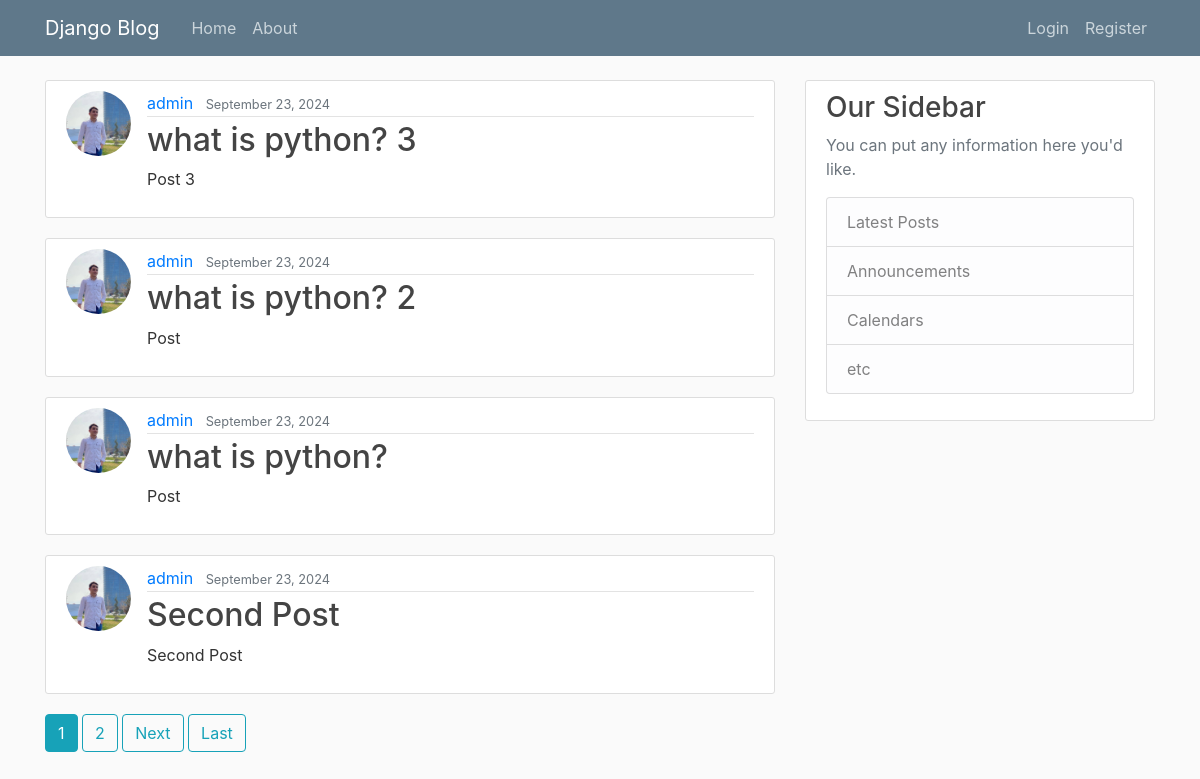
The page / on the database its author committed.
### blog/models.py (models this page shows, shortened)
class Post(models.Model):
    title = models.CharField(max_length=100)
    content = models.TextField()
    date_posted = models.DateTimeField(default=timezone.now)
    author = models.ForeignKey(User, on_delete=models.CASCADE)

### users/models.py (models this page shows, shortened)
class Profile(models.Model):
    user = models.OneToOneField(User, on_delete=models.CASCADE)
    image = models.ImageField(default='default.jpg', upload_to='profile_pics')

### blog/views.py (the view)
# urls.py: path('', PostListView.as_view(), name='blog-home'),
class PostListView(ListView):
    model = Post
    template_name = 'blog/home.html'
    context_object_name = 'posts'
    ordering = ['-date_posted']
    paginate_by = 4

### blog/templates/blog/home.html (shortened to what this page needs)
{% extends 'blog/base.html' %}
{% block content %}
    {% for post in posts %}
    <article class="media content-section">
        <img class="rounded-circle article-img" src="{{ post.author.profile.image.url}}" alt="">
        <div class="media-body">
          <div class="article-metadata">
            <a class="mr-2" href="{% url 'user-post' post.author.username %}">{{ post.author }}</a>
            <small class="text-muted">{{ post.date_posted | date:'F d, Y' }}</small>
          </div>
          <h2><a class="article-title" href="{% url 'post-detail' post.id %}">{{ post.title }}</a></h2>
          <p class="article-content">{{ post.content }}</p>
        </div>
      </article>
    {% endfor %}
    {% if is_paginated %}
      {% for num in  page_obj.paginator.page_range %}
        {% if num == page_obj.number %}
        <a href="?page={{page_obj.number}}" class="btn btn-info mb-4">{{page_obj.number}}</a>
        {% else %}
        <a href="?page={{num}}" class="btn btn-outline-info mb-4">{{num}}</a>
        {% endif %}
      {% endfor %}
      {% if page_obj.has_next %}
      <a href="?page={{page_obj.next_page_number}}" class="btn btn-outline-info mb-4">Next</a>
      <a href="?page={{page_obj.paginator.num_pages}}" class="btn btn-outline-info mb-4">Last</a>
      {% endif %}
    {% endif %}
{% endblock content %}

### blog/templates/blog/base.html (shortened to what this page needs)
{% load static %}
<!DOCTYPE html>
<html>
    <head>
        <link rel="stylesheet" href="https://cdn.jsdelivr.net/npm/bootstrap@4.0.0/dist/css/bootstrap.min.css">
        <link rel="stylesheet" href="{% static 'blog/main.css' %}">
    </head>
    <body>
        <header class="site-header">
            <nav class="navbar navbar-expand-md navbar-dark bg-steel fixed-top">
              <div class="container">
                <a class="navbar-brand mr-4" href="{% url 'blog-home' %}">Django Blog</a>
                <div class="collapse navbar-collapse" id="navbarToggle">
                  <div class="navbar-nav mr-auto">
                    <a class="nav-item nav-link" href="{% url 'blog-home' %}">Home</a>
                    <a class="nav-item nav-link" href="{% url 'blog-about' %}">About</a>
                  </div>
                  <div class="navbar-nav">
                    {% if user.is_authenticated %}
                    <a class="nav-item nav-link" href="{% url 'post-create' %}">New Post</a>
                    <a class="nav-item nav-link" href="{% url 'profile' %}">Profile</a>
                    <a class="nav-item nav-link" href="{% url 'logout' %}">Logout</a>
                    {% else %}
                    <a class="nav-item nav-link" href="{% url 'login' %}">Login</a>
                    <a class="nav-item nav-link" href="{% url 'register' %}">Register</a>
                    {% endif %}
                  </div>
                </div>
              </div>
            </nav>
        </header>
        <main role="main" class="container">
            <div class="row">
              <div class="col-md-8">
                {% block content %}
                {% endblock content %}
              </div>
              <div class="col-md-4">
                <div class="content-section">
                  <h3>Our Sidebar</h3>
                  <p class='text-muted'>You can put any information here you'd like.
                    <ul class="list-group">
                      <li class="list-group-item list-group-item-light">Latest Posts</li>
                      <li class="list-group-item list-group-item-light">Announcements</li>
                      <li class="list-group-item list-group-item-light">Calendars</li>
                      <li class="list-group-item list-group-item-light">etc</li>
                    </ul>
                  </p>
                </div>
              </div>
            </div>
          </main>
    </body>
</html>

### blog/static/blog/main.css (style rules this page uses)
body { background: #fafafa; color: #333333; margin-top: 5rem; }
h1, h2, h3, h4, h5, h6 { color: #444444; }
ul { margin: 0; }
.bg-steel { background-color: #5f788a; }
.site-header .navbar-nav .nav-link { color: #cbd5db; }
.content-section { background: #ffffff; padding: 10px 20px; border: 1px solid #dddddd; border-radius: 3px; margin-bottom: 20px; }
.article-title { color: #444444; }
.article-content { white-space: pre-line; }
.article-img { height: 65px; width: 65px; margin-right: 16px; }
.article-metadata { padding-bottom: 1px; margin-bottom: 4px; border-bottom: 1px solid #e3e3e3 }

### rows shown on the page
Post: author.profile.image (picture), author "admin", date_posted "September 23, 2024", title "what is python? 3", content "Post 3"
Post: author.profile.image (picture), author "admin", date_posted "September 23, 2024", title "what is python? 2", content "Post"
Post: author.profile.image (picture), author "admin", date_posted "September 23, 2024", title "what is python?", content "Post"
Post: author.profile.image (picture), author "admin", date_posted "September 23, 2024", title "Second Post", content "Second Post"

### other values the page prints
{{ page_obj.number }} "1"
{{ num }} "2"
